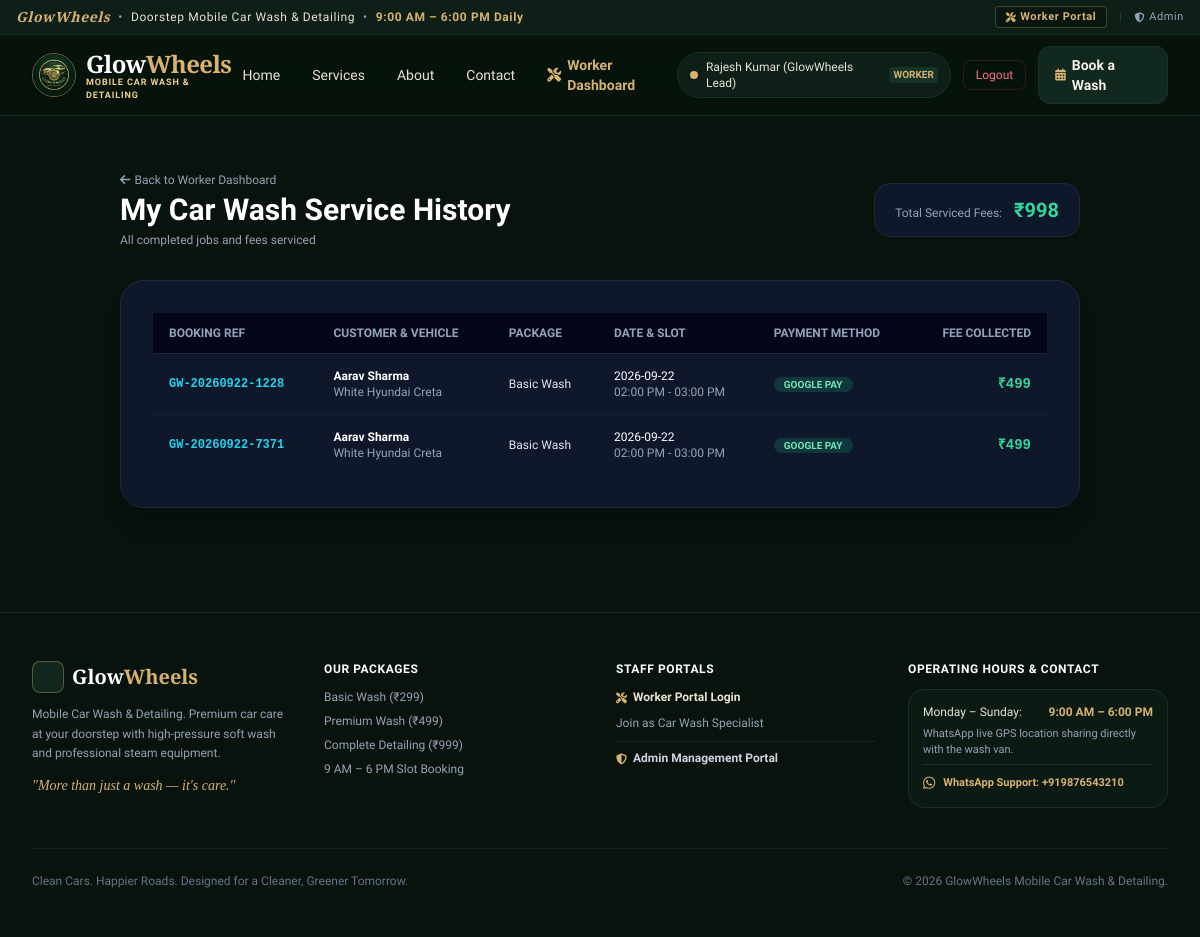
Before: /worker/history (signed in) with the older database file.
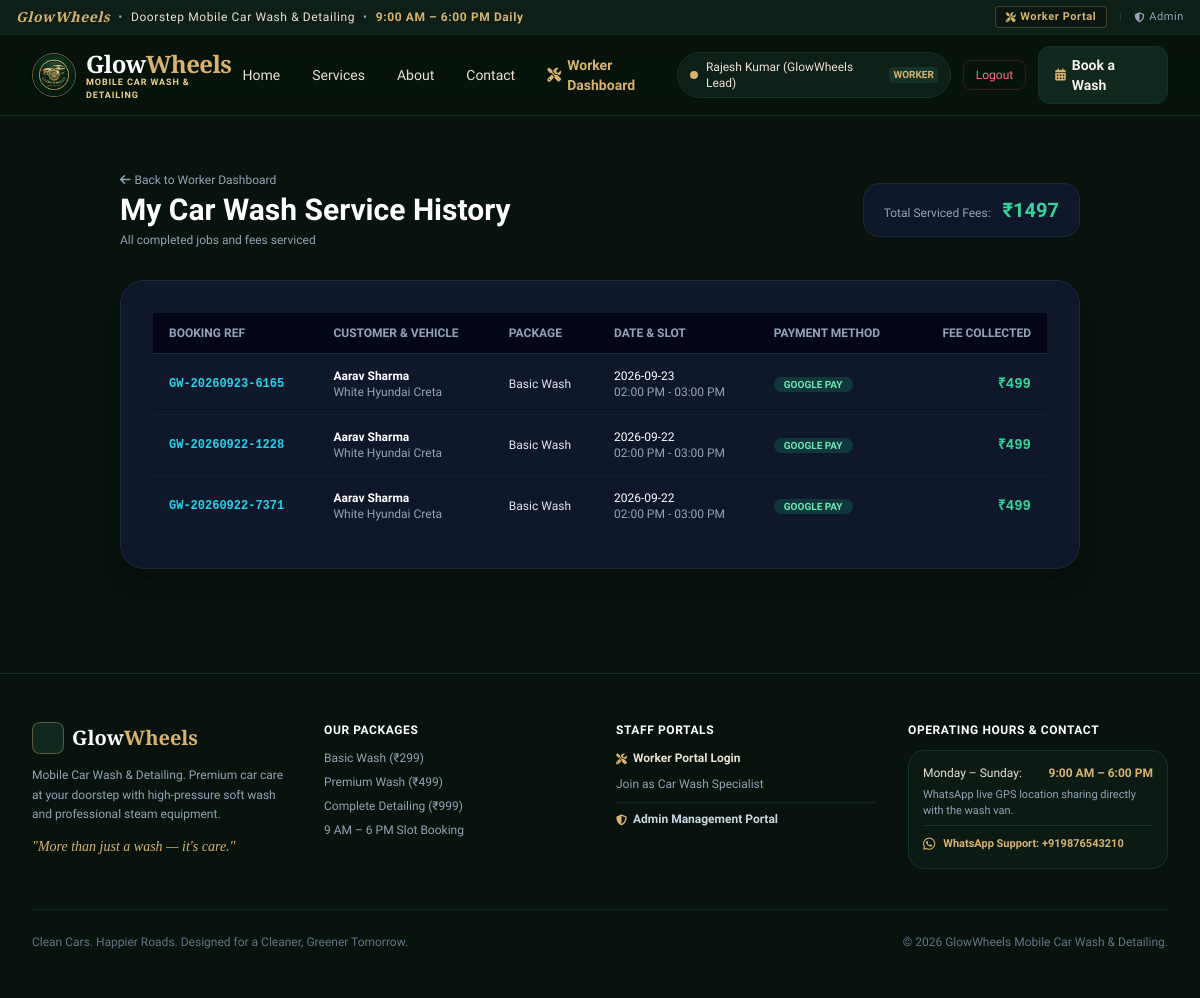
After: the same page with the newer database file.
### models.py (models this page shows, shortened)
class Booking(db.Model):
    __tablename__ = 'bookings'
    id = db.Column(db.Integer, primary_key=True)
    booking_number = db.Column(db.String(30), unique=True, nullable=False)
    user_id = db.Column(db.Integer, db.ForeignKey('users.id'), nullable=False)
    package_id = db.Column(db.Integer, db.ForeignKey('packages.id'), nullable=False)
    booking_date = db.Column(db.String(20), nullable=False) # 'YYYY-MM-DD'
    time_slot = db.Column(db.String(30), nullable=False)    # e.g., '10:00 AM'
    customer_name = db.Column(db.String(100), nullable=False)
    customer_phone = db.Column(db.String(25), nullable=False)
    car_model = db.Column(db.String(100), nullable=False)
    car_number = db.Column(db.String(40), nullable=True)
    latitude = db.Column(db.Float, nullable=True)
    longitude = db.Column(db.Float, nullable=True)
    address = db.Column(db.Text, nullable=True)
    landmark = db.Column(db.String(150), nullable=True)
    status = db.Column(db.String(25), default='pending')
    worker_id = db.Column(db.Integer, db.ForeignKey('users.id'), nullable=True)
    payment_mode = db.Column(db.String(30), nullable=True) # 'Google Pay', 'Cash', 'PhonePe', 'UPI', 'Card'
    payment_amount = db.Column(db.Float, nullable=True)
    payment_status = db.Column(db.String(20), default='pending') # 'pending', 'paid'
    extension_notes = db.Column(db.Text, nullable=True)
    rescheduled_at = db.Column(db.DateTime, nullable=True)
    created_at = db.Column(db.DateTime, default=datetime.utcnow)
    finished_at = db.Column(db.DateTime, nullable=True)

class Package(db.Model):
    __tablename__ = 'packages'
    id = db.Column(db.Integer, primary_key=True)
    name = db.Column(db.String(100), nullable=False)
    price = db.Column(db.Float, nullable=False)
    duration_mins = db.Column(db.Integer, default=60)
    description = db.Column(db.Text, nullable=False)
    features = db.Column(db.Text, nullable=True) # Semicolon-separated features list
    badge = db.Column(db.String(50), nullable=True)
    icon = db.Column(db.String(50), default='car')
    is_active = db.Column(db.Boolean, default=True)
    bookings = db.relationship('Booking', backref='package', lazy=True)

### routes/worker_routes.py (the view)
@worker_bp.route('/history')
@worker_required
def history():
    worker_id = session['user_id']
    history_jobs = Booking.query.filter_by(worker_id=worker_id, status='finished').order_by(Booking.finished_at.desc()).all()
    total_earned = sum(b.payment_amount or 0 for b in history_jobs)
    return render_template('worker/history.html', history_jobs=history_jobs, total_earned=total_earned)

### routes/auth_routes.py (called while the page is built)
def worker_required(f):
    @wraps(f)
    def decorated_function(*args, **kwargs):
        if 'user_id' not in session or session.get('role') not in ['worker', 'admin']:
            flash('Worker authorization required.', 'danger')
            return redirect(url_for('auth.worker_login'))
        return f(*args, **kwargs)
    return decorated_function

### templates/worker/history.html (shortened to what this page needs)
{% extends 'base.html' %}
{% block content %}
<div class="max-w-5xl mx-auto px-4 sm:px-6 lg:px-8 py-10">
    <div class="flex flex-col sm:flex-row sm:items-center justify-between gap-4 mb-8">
        <div>
            <a href="{{ url_for('worker.dashboard') }}" class="text-xs text-slate-400 hover:text-white flex items-center gap-1 mb-1">
                <i class="fa-solid fa-arrow-left"></i> Back to Worker Dashboard
            </a>
            <h1 class="text-3xl font-black text-white">My Car Wash Service History</h1>
            <p class="text-xs text-slate-400 mt-1">All completed jobs and fees serviced</p>
        </div>
        <div class="bg-slate-900 border border-slate-800 px-5 py-3 rounded-2xl">
            <span class="text-xs text-slate-400">Total Serviced Fees:</span>
            <span class="text-xl font-black text-emerald-400 ml-2">₹{{ total_earned | int }}</span>
        </div>
    </div>
    {% if not history_jobs %}
        <div class="bg-slate-900 border border-slate-800 rounded-3xl p-12 text-center text-xs text-slate-400">
            You haven't marked any car washes as finished yet. Start by committing to open jobs on your dashboard!
        </div>
    {% else %}
        <div class="bg-slate-900 border border-slate-800 rounded-3xl p-6 sm:p-8 shadow-xl">
            <div class="overflow-x-auto">
                <table class="w-full text-left text-xs">
                    <thead class="bg-slate-950 text-slate-400 uppercase font-semibold border-b border-slate-800">
                        <tr>
                            <th class="py-3 px-4">Booking Ref</th>
                            <th class="py-3 px-4">Customer & Vehicle</th>
                            <th class="py-3 px-4">Package</th>
                            <th class="py-3 px-4">Date & Slot</th>
                            <th class="py-3 px-4">Payment Method</th>
                            <th class="py-3 px-4 text-right">Fee Collected</th>
                        </tr>
                    </thead>
                    <tbody class="divide-y divide-slate-800/60">
                        {% for b in history_jobs %}
                            <tr class="hover:bg-slate-800/30 transition">
                                <td class="py-3.5 px-4 font-mono font-bold text-cyan-400">
                                    {{ b.booking_number }}
                                </td>
                                <td class="py-3.5 px-4">
                                    <div class="text-white font-bold">{{ b.customer_name }}</div>
                                    <div class="text-slate-400">{{ b.car_model }}</div>
                                </td>
                                <td class="py-3.5 px-4 text-slate-200">
                                    {{ b.package.name }}
                                </td>
                                <td class="py-3.5 px-4">
                                    <div class="text-white">{{ b.booking_date }}</div>
                                    <div class="text-slate-400">{{ b.time_slot }}</div>
                                </td>
                                <td class="py-3.5 px-4">
                                    <span class="px-2.5 py-0.5 rounded-full text-[10px] font-bold uppercase
                                        {% if b.payment_mode in ['Google Pay', 'UPI', 'PhonePe'] %}bg-emerald-500/20 text-emerald-300
                                        {% else %}bg-amber-500/20 text-amber-300{% endif %}">
                                        {{ b.payment_mode or 'Cash' }}
                                    </span>
                                </td>
                                <td class="py-3.5 px-4 text-right font-mono font-bold text-sm text-emerald-400">
                                    ₹{{ b.payment_amount | int }}
                                </td>
                            </tr>
                        {% endfor %}
                    </tbody>
                </table>
            </div>
        </div>
    {% endif %}
</div>
{% endblock %}

Changed rows visible on the page:
added Booking: booking_number "GW-20260923-6165", customer_name "Aarav Sharma", car_model "White Hyundai Creta", package.name "Basic Wash", booking_date "2026-09-23", time_slot "02:00 PM - 03:00 PM", payment_mode "GOOGLE PAY", payment_amount "499"
Other visible differences:
{{ total_earned | int }}: "998" → "1497"
